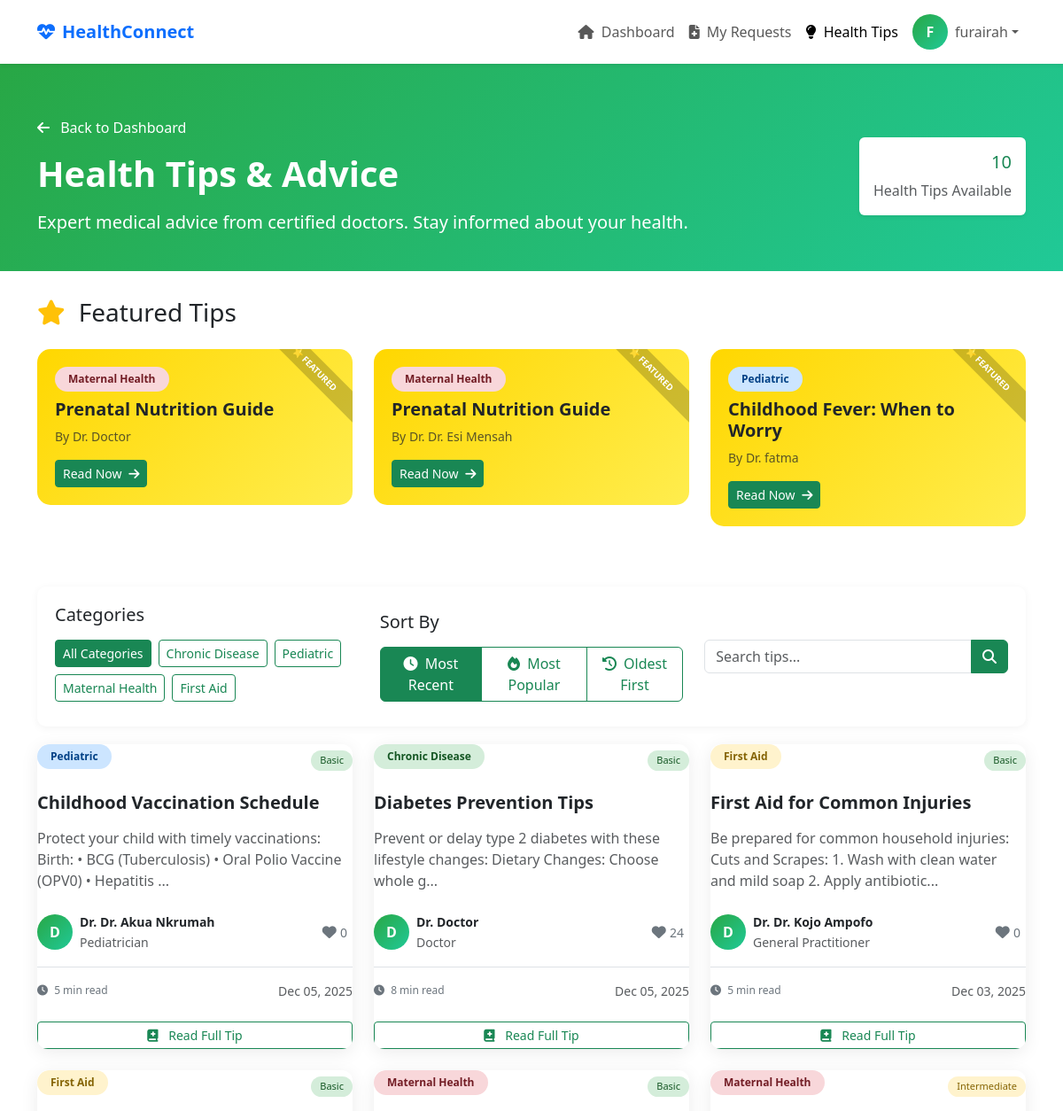
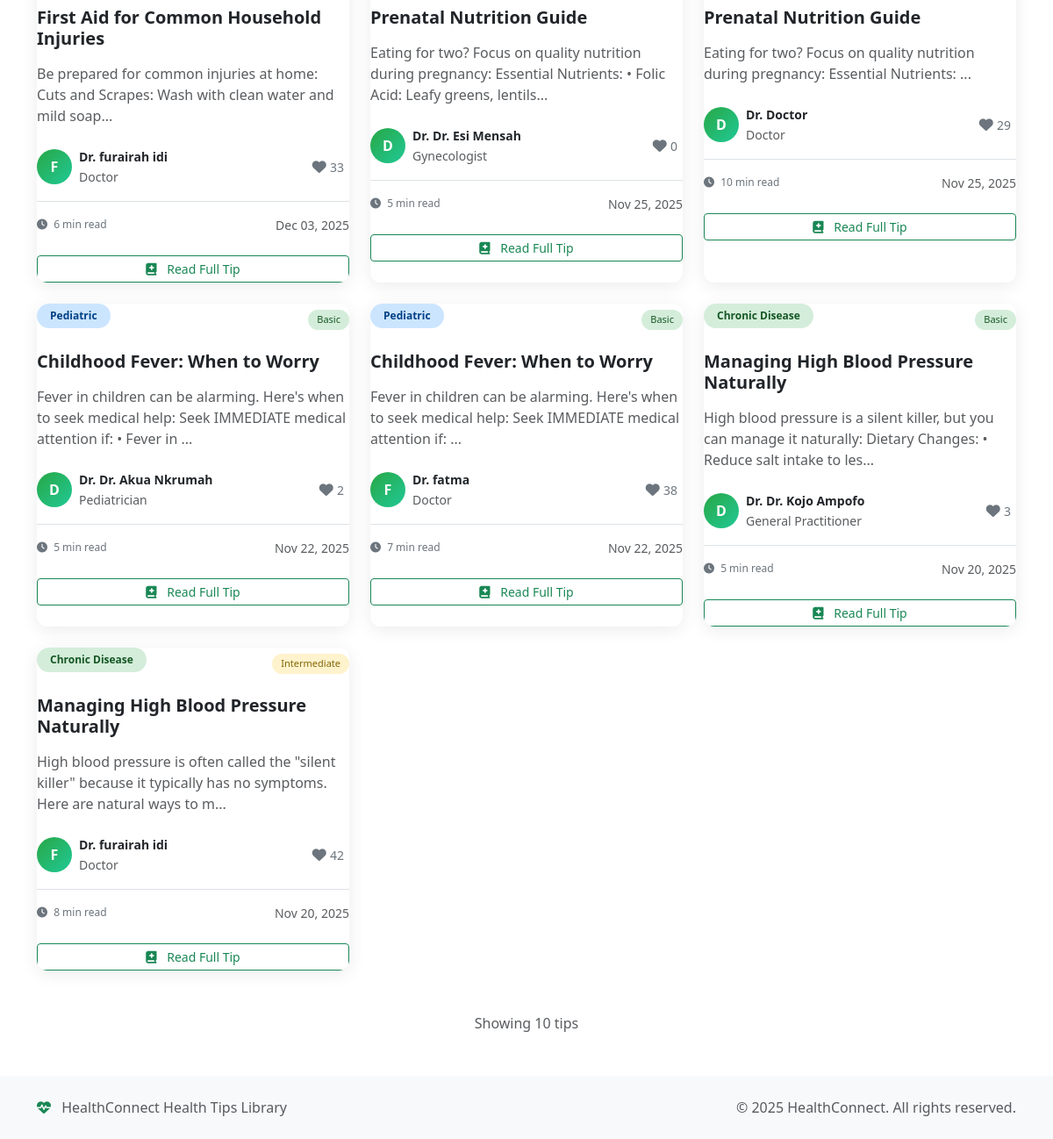
/views/auth/health-tips.php?id=10 (signed in), run on the app's committed database (2 pictures, top to bottom).
### tables this page shows
CREATE TABLE `hc_health_tips` (
  `tip_id` int(11) NOT NULL,
  `doctor_user_id` int(11) NOT NULL,
  `tip_title` varchar(200) NOT NULL,
  `tip_content` text NOT NULL,
  `total_likes` int(11) DEFAULT 0,
  `tip_date` timestamp NOT NULL DEFAULT current_timestamp(),
  `created_at` timestamp NOT NULL DEFAULT current_timestamp(),
  `last_modified` timestamp NOT NULL DEFAULT current_timestamp() ON UPDATE current_timestamp(),
  `is_published` tinyint(1) DEFAULT 1,
  `category` varchar(50) DEFAULT 'general',
  `is_featured` tinyint(1) DEFAULT 0,
  `created_by_admin_id` int(11) DEFAULT NULL,
  `is_active` tinyint(1) DEFAULT 1,
  `total_views` int(11) DEFAULT 0,
  `difficulty_level` enum('basic','intermediate','advanced') DEFAULT 'basic',
  `reading_time_minutes` int(11) DEFAULT 5
);

CREATE TABLE `hc_users` (
  `user_id` int(11) NOT NULL,
  `full_name` varchar(100) NOT NULL,
  `profession` varchar(100) DEFAULT NULL,
  `email_address` varchar(100) NOT NULL,
  `location` varchar(100) DEFAULT NULL,
  `password_hash` varchar(255) NOT NULL,
  `user_role` enum('patient','volunteer','doctor','admin') NOT NULL,
  `is_approved` tinyint(1) DEFAULT 0,
  `certificate_filename` varchar(255) DEFAULT NULL,
  `date_created` timestamp NOT NULL DEFAULT current_timestamp(),
  `created_at` timestamp NOT NULL DEFAULT current_timestamp(),
  `last_updated` timestamp NOT NULL DEFAULT current_timestamp() ON UPDATE current_timestamp(),
  `is_active` tinyint(1) DEFAULT 1
);

### views/auth/health-tips.php (the view, shortened to what this page needs)
<?php
require_once '../../app/config/database.php';
$user_name = $_SESSION['user_name'];
$user_role = $_SESSION['user_role'];
$category = $_GET['category'] ?? 'all';
$search = $_GET['search'] ?? '';
$sort = $_GET['sort'] ?? 'recent';
$sql = "SELECT t.tip_id, t.tip_title, t.tip_content, t.tip_date, t.total_likes,
               t.category, t.difficulty_level, t.reading_time_minutes,
               u.full_name as doctor_name, u.profession as doctor_profession
        FROM hc_health_tips t
        JOIN hc_users u ON t.doctor_user_id = u.user_id
        WHERE t.is_published = 1 AND t.is_active = 1";
$params = [];
switch ($sort) {
    case 'recent':
    default:
        $sql .= " ORDER BY t.tip_date DESC";
        break;
}
$stmt = $pdo->prepare($sql);
$stmt->execute($params);
$tips = $stmt->fetchAll();
$categories_sql = "SELECT DISTINCT category FROM hc_health_tips WHERE category IS NOT NULL AND category != '' AND is_published = 1";
$categories_stmt = $pdo->query($categories_sql);
$categories = $categories_stmt->fetchAll(PDO::FETCH_COLUMN);
$featured_sql = "SELECT t.tip_id, t.tip_title, t.category, u.full_name as doctor_name
                 FROM hc_health_tips t
                 JOIN hc_users u ON t.doctor_user_id = u.user_id
                 WHERE t.is_published = 1 AND t.is_featured = 1
                 ORDER BY t.tip_date DESC LIMIT 3";
$featured_stmt = $pdo->query($featured_sql);
$featured_tips = $featured_stmt->fetchAll();
?>
<!DOCTYPE html>
<html lang="en">
<head>
    <link href="https://cdn.jsdelivr.net/npm/bootstrap@5.3.2/dist/css/bootstrap.min.css" rel="stylesheet">
    <link rel="stylesheet" href="https://cdnjs.cloudflare.com/ajax/libs/font-awesome/6.4.0/css/all.min.css">
</head>
<body>
    <nav class="navbar navbar-expand-lg navbar-light bg-white shadow-sm sticky-top">
        <div class="container">
            <a class="navbar-brand fw-bold text-primary" href="../../index.php">
                <i class="fas fa-heartbeat me-2"></i>HealthConnect
            </a>
            <div class="collapse navbar-collapse" id="navbarNav">
                <ul class="navbar-nav ms-auto align-items-center">
                    <?php if ($user_role === 'patient'): ?>
                        <li class="nav-item">
                            <a class="nav-link" href="patient-dashboard.php">
                                <i class="fas fa-home me-1"></i> Dashboard
                            </a>
                        </li>
                        <li class="nav-item">
                            <a class="nav-link" href="my-requests.php">
                                <i class="fas fa-file-medical me-1"></i> My Requests
                            </a>
                        </li>
                    <?php endif; ?>
                    <li class="nav-item">
                        <a class="nav-link active" href="health-tips.php">
                            <i class="fas fa-lightbulb me-1"></i> Health Tips
                        </a>
                    </li>
                    <li class="nav-item dropdown">
                        <a class="nav-link dropdown-toggle d-flex align-items-center" href="#" role="button" data-bs-toggle="dropdown">
                            <div class="doctor-avatar me-2">
                                <?php echo strtoupper(substr($user_name, 0, 1)); ?>
                            </div>
                            <span><?php echo htmlspecialchars(explode(' ', $user_name)[0]); ?></span>
                        </a>
                    </li>
                </ul>
            </div>
        </div>
    </nav>
    <div class="page-header">
        <div class="container">
            <div class="row align-items-center">
                <div class="col-md-8">
                    <a href="<?php echo $user_role === 'patient' ? 'patient-dashboard.php' : ($user_role === 'volunteer' ? 'volunteer-dashboard.php' : 'doctor-dashboard.php'); ?>"
                       class="nav-back-btn mb-3 d-inline-block">
                        <i class="fas fa-arrow-left me-2"></i> Back to Dashboard
                    </a>
                    <h1 class="fw-bold mb-3">Health Tips & Advice</h1>
                    <p class="lead mb-0">Expert medical advice from certified doctors. Stay informed about your health.</p>
                </div>
                <div class="col-md-4 text-end">
                    <div class="bg-white rounded p-3 shadow-sm d-inline-block">
                        <h5 class="text-success mb-2"><?php echo count($tips); ?></h5>
                        <p class="text-muted mb-0">Health Tips Available</p>
                    </div>
                </div>
            </div>
        </div>
    </div>
    <?php if (!empty($featured_tips)): ?>
        <div class="container mb-5">
            <h3 class="mb-4"><i class="fas fa-star text-warning me-2"></i> Featured Tips</h3>
            <div class="row g-4">
                <?php foreach ($featured_tips as $tip): ?>
                    <div class="col-md-4">
                        <div class="featured-tip">
                            <span class="tip-category category-<?php echo $tip['category'] ?? 'general'; ?> mb-2">
                                <?php echo ucwords(str_replace('_', ' ', $tip['category'] ?? 'general')); ?>
                            </span>
                            <h5 class="fw-bold"><?php echo htmlspecialchars($tip['tip_title']); ?></h5>
                            <p class="text-muted small mb-3">By Dr. <?php echo htmlspecialchars($tip['doctor_name']); ?></p>
                            <a href="view-tip.php?id=<?php echo $tip['tip_id']; ?>" class="btn btn-success btn-sm">
                                Read Now <i class="fas fa-arrow-right ms-1"></i>
                            </a>
                        </div>
                    </div>
                <?php endforeach; ?>
            </div>
        </div>
    <?php endif; ?>
    <div class="container">
        <div class="filter-card">
            <div class="row align-items-center">
                <div class="col-md-4">
                    <h5 class="mb-3">Categories</h5>
                    <div class="d-flex flex-wrap">
                        <a href="?category=all&sort=<?php echo $sort; ?>&search=<?php echo urlencode($search); ?>"
                           class="btn btn-outline-success btn-sm mb-2 me-2 <?php echo $category === 'all' ? 'active' : ''; ?>">
                            All Categories
                        </a>
                        <?php foreach ($categories as $cat): ?>
                            <a href="?category=<?php echo urlencode($cat); ?>&sort=<?php echo $sort; ?>&search=<?php echo urlencode($search); ?>"
                               class="btn btn-outline-success btn-sm mb-2 me-2 <?php echo $category === $cat ? 'active' : ''; ?>">
                                <?php echo ucwords(str_replace('_', ' ', $cat)); ?>
                            </a>
                        <?php endforeach; ?>
                    </div>
                </div>
                <div class="col-md-4">
                    <h5 class="mb-3">Sort By</h5>
                    <div class="btn-group" role="group">
                        <a href="?category=<?php echo urlencode($category); ?>&sort=recent&search=<?php echo urlencode($search); ?>"
                           class="btn btn-outline-success <?php echo $sort === 'recent' ? 'active' : ''; ?>">
                            <i class="fas fa-clock me-1"></i> Most Recent
                        </a>
                        <a href="?category=<?php echo urlencode($category); ?>&sort=popular&search=<?php echo urlencode($search); ?>"
                           class="btn btn-outline-success <?php echo $sort === 'popular' ? 'active' : ''; ?>">
                            <i class="fas fa-fire me-1"></i> Most Popular
                        </a>
                        <a href="?category=<?php echo urlencode($category); ?>&sort=oldest&search=<?php echo urlencode($search); ?>"
                           class="btn btn-outline-success <?php echo $sort === 'oldest' ? 'active' : ''; ?>">
                            <i class="fas fa-history me-1"></i> Oldest First
                        </a>
                    </div>
                </div>
                <div class="col-md-4">
                    <form method="GET" class="mt-3 mt-md-0">
                        <div class="input-group">
                            <input type="text" class="form-control" name="search"
                                   placeholder="Search tips..." value="<?php echo htmlspecialchars($search); ?>">
                            <button class="btn btn-success" type="submit">
                                <i class="fas fa-search"></i>
                            </button>
                        </div>
                    </form>
                </div>
            </div>
        </div>
        <?php if (empty($tips)): ?>
            <div class="text-center py-5">
                <div class="mb-4">
                    <i class="fas fa-lightbulb fa-4x text-muted"></i>
                </div>
                <h4>No health tips found</h4>
                <p class="text-muted mb-4">
                    <?php if (!empty($search)): ?>
                        No tips match your search criteria.
                    <?php elseif ($category !== 'all'): ?>
                        No tips found in the <?php echo str_replace('_', ' ', $category); ?> category.
                    <?php else: ?>
                        No health tips available yet.
                    <?php endif; ?>
                </p>
                <a href="?category=all" class="btn btn-success px-4">
                    <i class="fas fa-redo me-2"></i> View All Tips
                </a>
            </div>
        <?php else: ?>
            <div class="row g-4">
                <?php foreach ($tips as $tip): ?>
                    <div class="col-lg-4 col-md-6">
                        <div class="tip-card">
                            <div class="card-body">
                                <div class="d-flex justify-content-between align-items-center mb-3">
                                    <?php if ($tip['category']): ?>
                                        <span class="tip-category category-<?php echo $tip['category']; ?>">
                                            <?php echo ucwords(str_replace('_', ' ', $tip['category'])); ?>
                                        </span>
                                    <?php endif; ?>
                                    <?php if ($tip['difficulty_level']): ?>
                                        <span class="difficulty-badge difficulty-<?php echo $tip['difficulty_level']; ?>">
                                            <?php echo ucfirst($tip['difficulty_level']); ?>
                                        </span>
                                    <?php endif; ?>
                                </div>
                                <h5 class="fw-bold mb-3"><?php echo htmlspecialchars($tip['tip_title']); ?></h5>
                                <p class="text-muted mb-4">
                                    <?php
                                    $content = strip_tags($tip['tip_content']);
                                    echo substr($content, 0, 120);
                                    if (strlen($content) > 120) echo '...';
                                    ?>
                                </p>
                                <div class="d-flex justify-content-between align-items-center">
                                    <div class="d-flex align-items-center">
                                        <div class="doctor-avatar me-2">
                                            <?php echo strtoupper(substr($tip['doctor_name'], 0, 1)); ?>
                                        </div>
                                        <div>
                                            <small class="fw-bold d-block">Dr. <?php echo htmlspecialchars($tip['doctor_name']); ?></small>
                                            <small class="text-muted"><?php echo htmlspecialchars($tip['doctor_profession'] ?? 'Doctor'); ?></small>
                                        </div>
                                    </div>
                                    <div class="text-end">
                                        <button class="like-btn" data-tip-id="<?php echo $tip['tip_id']; ?>">
                                            <i class="fas fa-heart"></i>
                                            <small><?php echo $tip['total_likes']; ?></small>
                                        </button>
                                    </div>
                                </div>
                                <div class="d-flex justify-content-between align-items-center mt-3 pt-3 border-top">
                                    <?php if ($tip['reading_time_minutes']): ?>
                                        <small class="reading-time">
                                            <i class="fas fa-clock me-1"></i>
                                            <?php echo $tip['reading_time_minutes']; ?> min read
                                        </small>
                                    <?php endif; ?>
                                    <small class="text-muted">
                                        <?php echo date('M d, Y', strtotime($tip['tip_date'])); ?>
                                    </small>
                                </div>
                                <div class="text-center mt-4">
                                    <a href="view-tip.php?id=<?php echo $tip['tip_id']; ?>"
                                       class="btn btn-outline-success btn-sm w-100">
                                        <i class="fas fa-book-medical me-2"></i> Read Full Tip
                                    </a>
                                </div>
                            </div>
                        </div>
                    </div>
                <?php endforeach; ?>
            </div>
            <div class="text-center mt-5">
                <p class="text-muted">
                    Showing <?php echo count($tips); ?> tip<?php echo count($tips) !== 1 ? 's' : ''; ?>
                </p>
            </div>
        <?php endif; ?>
    </div>
    <footer class="bg-light py-4 mt-5">
        <div class="container">
            <div class="row align-items-center">
                <div class="col-md-6">
                    <p class="mb-0 text-muted">
                        <i class="fas fa-heartbeat text-success me-2"></i>
                        HealthConnect Health Tips Library
                    </p>
                </div>
                <div class="col-md-6 text-end">
                    <p class="mb-0 text-muted">
                        &copy; <?php echo date('Y'); ?> HealthConnect. All rights reserved.
                    </p>
                </div>
            </div>
        </div>
    </footer>
</body>
</html>

### data on the page
hc_health_tips: category "Maternal Health", tip_title "Prenatal Nutrition Guide", doctor_user.full_name "Doctor", difficulty_level "Intermediate", tip_content "Eating for two? Focus on quality nutrition during pregnancy: Essential Nutrients:", doctor_user.full_name "D", doctor_user.profession "Doctor", total_likes "29", reading_time_minutes "10", tip_date "Nov 25, 2025"
hc_health_tips: category "Maternal Health", tip_title "Prenatal Nutrition Guide", doctor_user.full_name "Dr. Esi Mensah", difficulty_level "Basic", tip_content "Eating for two? Focus on quality nutrition during pregnancy: Essential Nutrients: • Folic Acid: Leafy greens, lentils", doctor_user.full_name "D", doctor_user.profession "Gynecologist", total_likes "0", reading_time_minutes "5", tip_date "Nov 25, 2025"
hc_health_tips: category "Pediatric", tip_title "Childhood Fever: When to Worry", doctor_user.full_name "fatma", difficulty_level "Basic", tip_content "Fever in children can be alarming. Here's when to seek medical help: Seek IMMEDIATE medical attention if:", doctor_user.full_name "F", doctor_user.profession "Doctor", total_likes "38", reading_time_minutes "7", tip_date "Nov 22, 2025"
hc_health_tips: category "Pediatric", difficulty_level "Basic", tip_title "Childhood Vaccination Schedule", tip_content "Protect your child with timely vaccinations: Birth: • BCG (Tuberculosis) • Oral Polio Vaccine (OPV0) • Hepatitis", doctor_user.full_name "D", doctor_user.full_name "Dr. Akua Nkrumah", doctor_user.profession "Pediatrician", total_likes "0", reading_time_minutes "5", tip_date "Dec 05, 2025"
hc_health_tips: category "Chronic Disease", difficulty_level "Basic", tip_title "Diabetes Prevention Tips", tip_content "Prevent or delay type 2 diabetes with these lifestyle changes: Dietary Changes: Choose whole g", doctor_user.full_name "D", doctor_user.full_name "Doctor", doctor_user.profession "Doctor", total_likes "24", reading_time_minutes "8", tip_date "Dec 05, 2025"
hc_health_tips: category "First Aid", difficulty_level "Basic", tip_title "First Aid for Common Injuries", tip_content "Be prepared for common household injuries: Cuts and Scrapes: 1. Wash with clean water and mild soap 2. Apply antibiotic", doctor_user.full_name "D", doctor_user.full_name "Dr. Kojo Ampofo", doctor_user.profession "General Practitioner", total_likes "0", reading_time_minutes "5", tip_date "Dec 03, 2025"
hc_health_tips: category "First Aid", difficulty_level "Basic", tip_title "First Aid for Common Household Injuries", tip_content "Be prepared for common injuries at home: Cuts and Scrapes: Wash with clean water and mild soap", doctor_user.full_name "F", doctor_user.full_name "furairah idi", doctor_user.profession "Doctor", total_likes "33", reading_time_minutes "6", tip_date "Dec 03, 2025"
hc_health_tips: category "Pediatric", difficulty_level "Basic", tip_title "Childhood Fever: When to Worry", tip_content "Fever in children can be alarming. Here's when to seek medical help: Seek IMMEDIATE medical attention if: • Fever in", doctor_user.full_name "D", doctor_user.full_name "Dr. Akua Nkrumah", doctor_user.profession "Pediatrician", total_likes "2", reading_time_minutes "5", tip_date "Nov 22, 2025"
hc_health_tips: category "Chronic Disease", difficulty_level "Basic", tip_title "Managing High Blood Pressure Naturally", tip_content "High blood pressure is a silent killer, but you can manage it naturally: Dietary Changes: • Reduce salt intake to les", doctor_user.full_name "D", doctor_user.full_name "Dr. Kojo Ampofo", doctor_user.profession "General Practitioner", total_likes "3", reading_time_minutes "5", tip_date "Nov 20, 2025"
hc_health_tips: category "Chronic Disease", difficulty_level "Intermediate", tip_title "Managing High Blood Pressure Naturally", tip_content "High blood pressure is often called the \"silent killer\" because it typically has no symptoms. Here are natural ways to m", doctor_user.full_name "F", doctor_user.full_name "furairah idi", doctor_user.profession "Doctor", total_likes "42", reading_time_minutes "8", tip_date "Nov 20, 2025"

### other printed values
substr($user_name, 0, 1) "F"
explode(' ', $user_name)[0] "furairah"
count($tips) "10"
str_replace('_', ' ', $cat) "Chronic Disease"
str_replace('_', ' ', $cat) "Pediatric"
str_replace('_', ' ', $cat) "Maternal Health"
str_replace('_', ' ', $cat) "First Aid"
